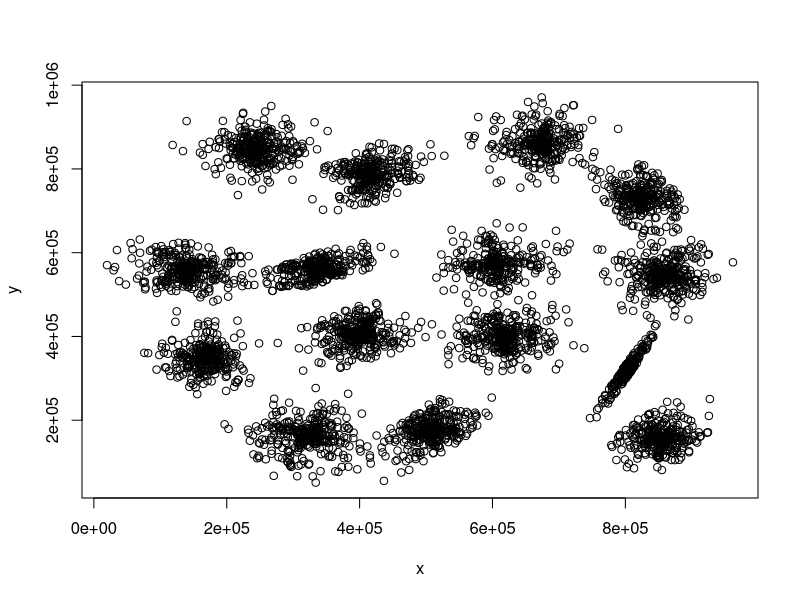
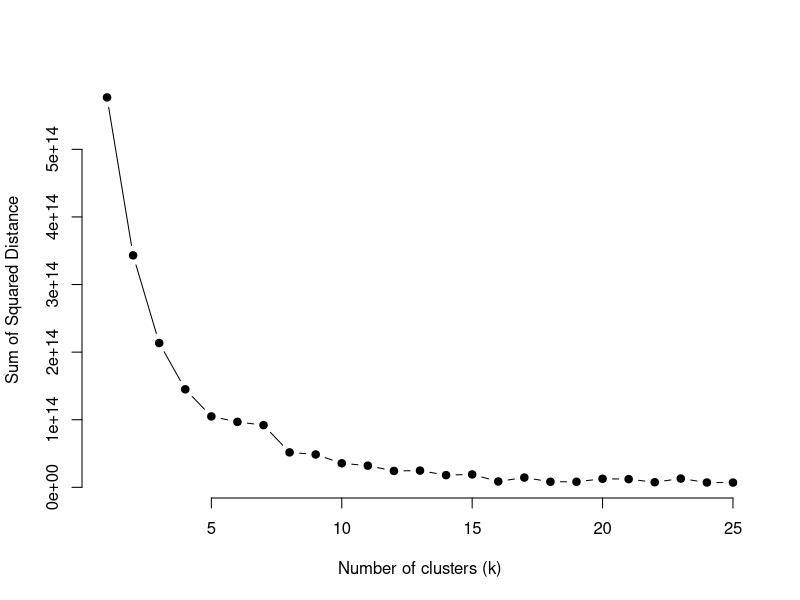
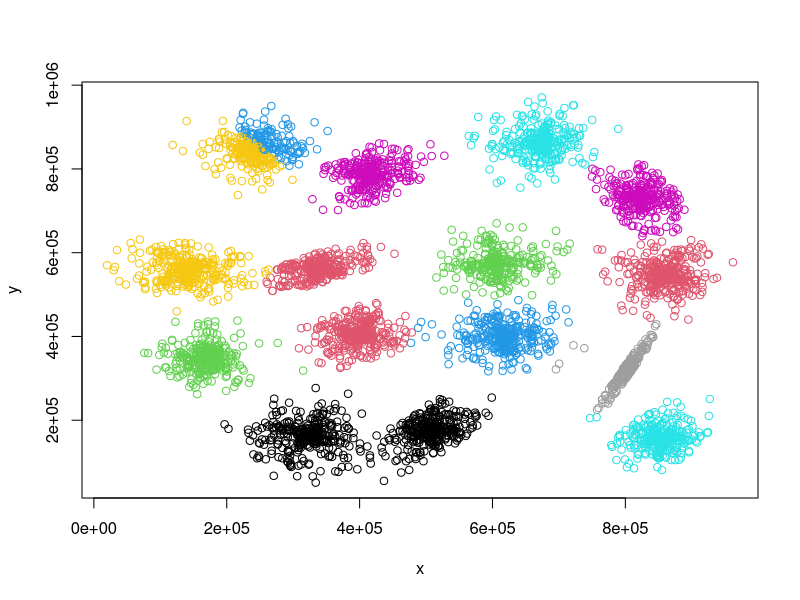

The R source for these figures, in order:
# ----------------------------------------------------------------------------
# Author: Shay Snyder, snyderse2@etsu.edu
# Date Created: April 15, 2020
# ----------------------------------------------------------------------------
# Filename: Snyderse2.R
# Project: Ex 12 Cluster Analysis - The Wolf of Wall Street
# ----------------------------------------------------------------------------

# import data from 'PotentialClients.csv'
data <- read.csv("PotentialClients.csv")

# let's get a visual representation of our data
# before we do any major processing
plot(data)

# let's set the max number of clusters to 25 (I want to see what happends
# when we go past 15 clusters)
k.max = 25

# let's use the sum of squared distances (WSS) to determine the optimal
# number of clusters; I am following a guide posted on R-Bloggers.com
# (https://www.r-bloggers.com/finding-optimal-number-of-clusters/)
wss <- sapply(1:k.max, function(k){kmeans(data, k, nstart = 1, iter.max = 50)$tot.withinss})

# let's use an elbow plot to better visualize the information accounted
# for with different numbers of clusters; I am using the same guide as
# previously mentioned
plot(1:k.max, wss, type = "b", pch = 19, frame = FALSE,
     xlab = "Number of clusters (k)", ylab = "Sum of Squared Distance")

# from the original plot, I seen 15 distinct clusters; the wss plot
# reaffirms my theory as the data accounted for past 15 clusters
# is almost negligible; I will go with 15 as the number of clusters
clusters.km = kmeans(data, 15)

# plot the clusters with each cluster being
# represented by different colors
plot(data, col=clusters.km$cluster)